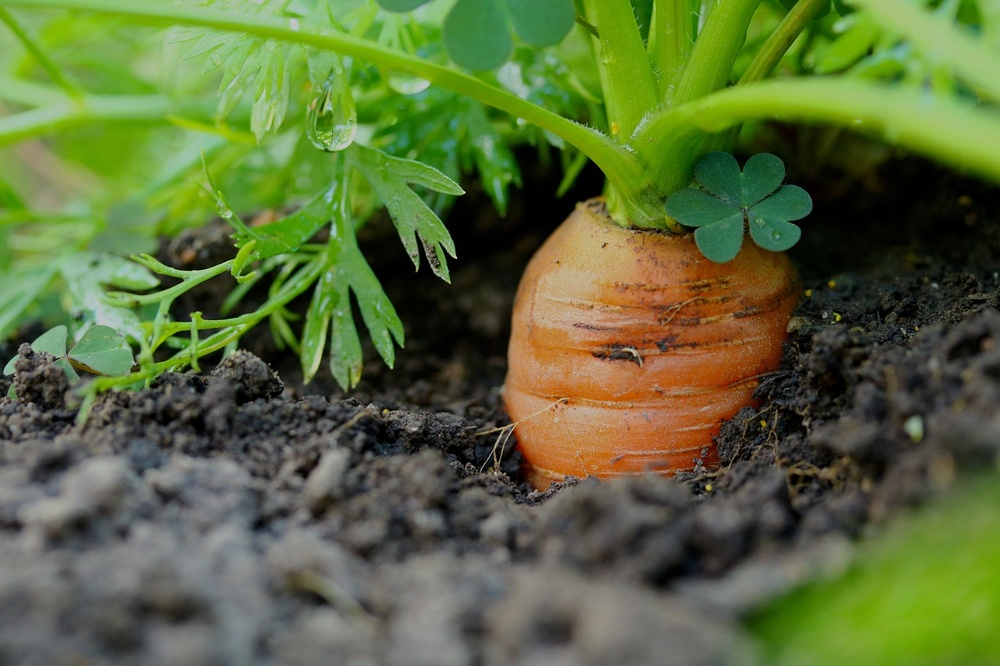
#> input picture OpenCV_Basic/carrot.jpg, 1000 x 666 px, shrunk from 1280 x 853 before the run
$ python '10_C이미지변형_이진화1.py'
#> lines starting #> are read from the running program, lines starting #| are printed output that depends on the picture; after the words box and inside, x2 and y2 are one past the last pixel; in counts of white or black regions, pixels touching at a corner belong together
##이미지변형(이진화)
import cv2
img = cv2.imread('carrot.jpg', cv2.IMREAD_GRAYSCALE)
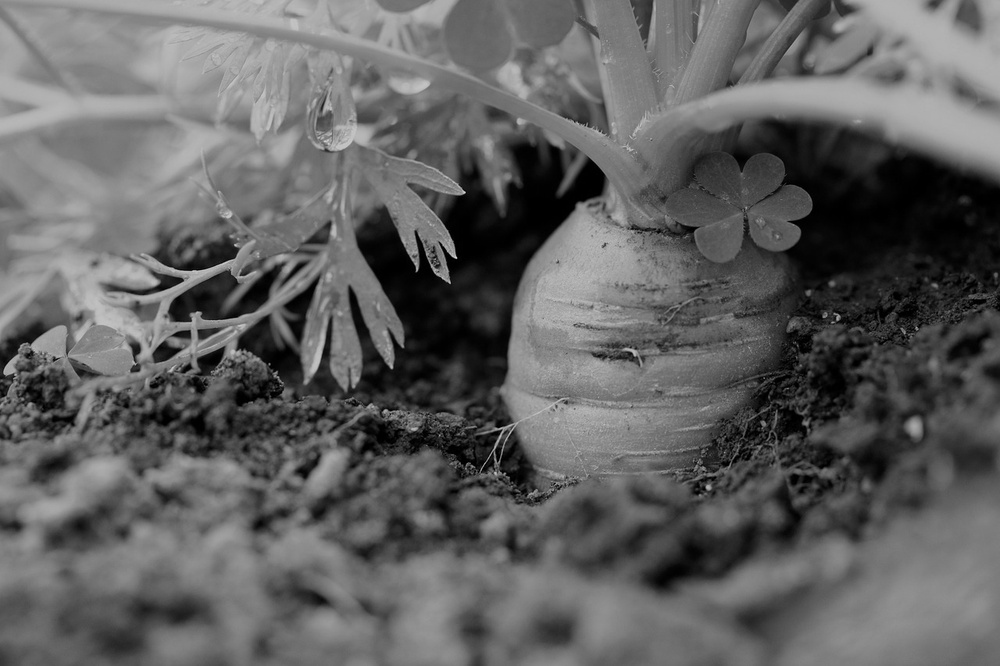
#> img: shape (666, 1000); min 0, max 220, mean 96.7
cv2.imshow('img', img)

##Threshold
ret, binary = cv2.threshold(img, 127, 255, cv2.THRESH_BINARY)
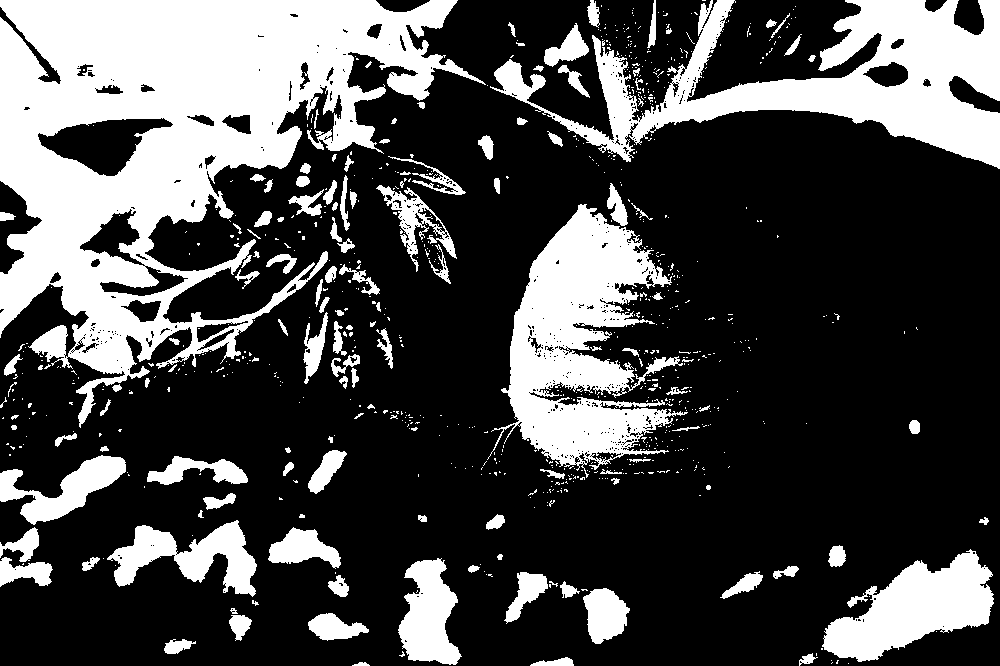
#> binary: shape (666, 1000); 29.1% white; 834 white regions (700 under 20 px), largest, box (x1, y1, x2, y2) and area: (0, 0, 486, 428) 87358, (490, 0, 1000, 169) 31407, (487, 204, 688, 478) 24891
cv2.imshow('binary', binary)

##Trackbar (값 변화에 따른 변형 확인)

def empty(pos):
    # print(pos)
    pass

name = 'Trackbar'
cv2.namedWindow(name)

cv2.createTrackbar('threshold', name, 127, 255, empty)  # bar 이름, 창의 이름, 초기값, 최대값, 이벤트 처리

while True:
    thresh = cv2.getTrackbarPos('threshold', name)  # bar 이름, 창의 이름
    ret, binary = cv2.threshold(img, thresh, 255, cv2.THRESH_BINARY)
#> ret = 127

    if not ret:
        break

    cv2.imshow(name, binary)
    if cv2.waitKey(1) == ord('q'):
#> (key q is pressed here)
        break

cv2.waitKey(0)
cv2.destroyAllWindows()
